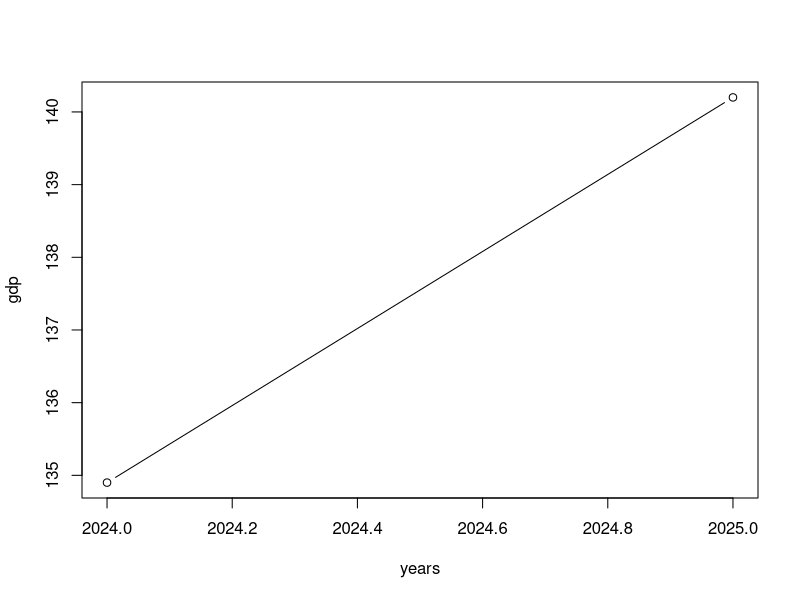

Recreate this plot in R. (Note: this script raises an error after producing the figure.)
1+1
#这里是注释，不会运行
gdp_2024<-134.9 # 2024年名义gdp，万亿元
gdp_2025<-140.2 # 2025年名义gdp，万亿元
nominal_gdp_growth <- (gdp_2025/gdp_2024-1)*100
nominal_gdp_growth
real_gdp_growth <- 5.0
deflator_change <- nominal_gdp_growth - real_gdp_growth
deflator_change
years <- c(2024, 2025)
gdp <- c(134.9, 140.2)
plot(years, gdp, type = "b")
GDP_2024
# GDP_2024 大小写在r中是不一样的
